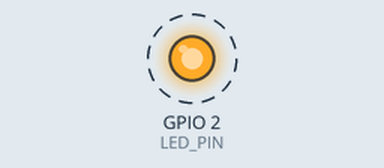
Recording of a sketch running on a simulated ESP32. Shown: output pins drawn as LEDs (lit = HIGH). Dashed ring = blinking. WiFi joins after 1.5 s; servers stay silent unless stated; what the sketch prints to the serial monitor is not drawn.

Above: at 2.0 s.
Timing chart, 0 to 6.1 s (numbered marks = the images above):
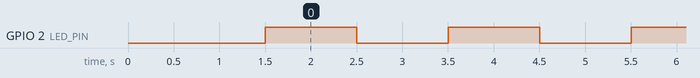

The sketch:

WiFiManager_POC.ino
```cpp
#include <WiFi.h>
#include <WiFiManager.h>

const char* ssid = "spray";
const char* password = "12345678";

const int LED_PIN = 2;

void setup() {
  Serial.begin(115200);

  pinMode(LED_PIN, OUTPUT);

  WiFi.begin(ssid, password);

  Serial.print("Connecting to default WiFi");

  int count = 0;

  while (WiFi.status() != WL_CONNECTED && count < 20) {
    delay(500);
    Serial.print(".");
    count++;
  }

  if (WiFi.status() == WL_CONNECTED) {
    Serial.println();
    Serial.println("Connected to spray");
    Serial.print("IP Address: ");
    Serial.println(WiFi.localIP());
  }
  else {
    Serial.println();
    Serial.println("Default WiFi Failed");

    WiFiManager wm;

    bool res = wm.autoConnect("ESP32_Setup");

    if (res) {
      Serial.println("Connected through WiFiManager");
      Serial.print("IP Address: ");
      Serial.println(WiFi.localIP());
    }
    else {
      Serial.println("Connection Failed");

      while (true) {
        digitalWrite(LED_PIN, HIGH);
        delay(200);
        digitalWrite(LED_PIN, LOW);
        delay(200);
      }
    }
  }
}

void loop() {
  digitalWrite(LED_PIN, HIGH);
  Serial.println("LED ON");
  delay(1000);

  digitalWrite(LED_PIN, LOW);
  Serial.println("LED OFF");
  delay(1000);
}
```

Measured:
- by itself, GPIO 2 (LED_PIN): alternates HIGH for 1.0 s and LOW for 1.0 s
